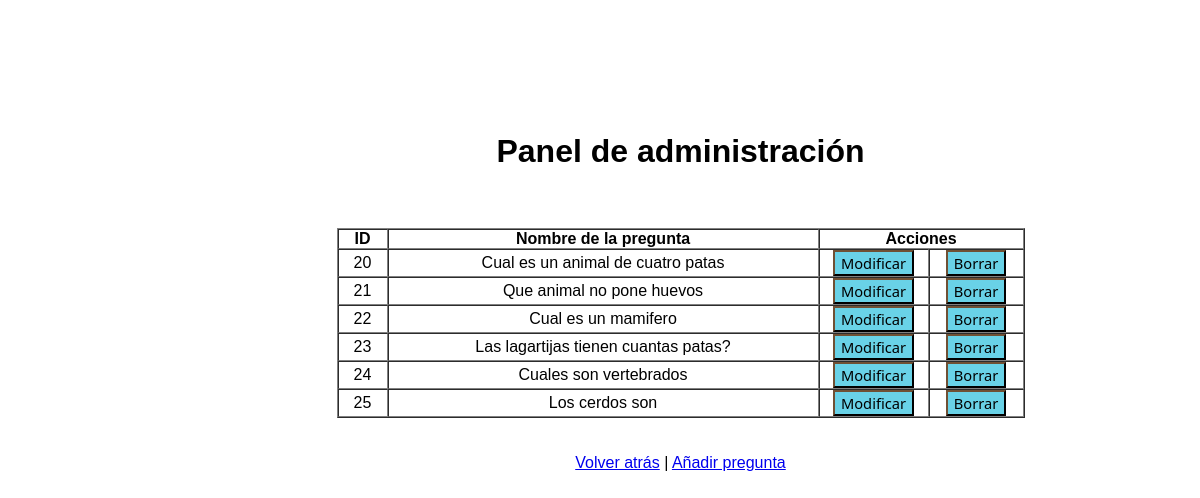
The page /preguntas.php?id_cuestionario=2 on the database its author committed.
### tables this page shows
CREATE TABLE IF NOT EXISTS `preguntas` (
  `id` int(11) NOT NULL AUTO_INCREMENT,
  `id_cuestionario` int(11) NOT NULL DEFAULT '0',
  `id_pregunta_cuestionario` int(11) NOT NULL,
  `imagen` text,
  `veces_respondida` int(11) NOT NULL DEFAULT '0',
  `pregunta` text,
  `id_respuesta1` tinyint(4) DEFAULT '0',
  `respuesta1` text,
  `respuesta1_comprobacion` tinyint(4) DEFAULT '0',
  `id_respuesta2` tinyint(4) DEFAULT '0',
  `respuesta2` text,
  `respuesta2_comprobacion` tinyint(4) DEFAULT '0',
  `id_respuesta3` tinyint(4) DEFAULT '0',
  `respuesta3` text,
  `respuesta3_comprobacion` tinyint(4) DEFAULT '0',
  `id_respuesta4` tinyint(4) DEFAULT '0',
  `respuesta4` text,
  `respuesta4_comprobacion` tinyint(4) DEFAULT '0',
  PRIMARY KEY (`id`)
);

### preguntas.php (the view, shortened to what this page needs)
<!doctype html>
<html>
<head>
<link rel="stylesheet" href="estilo.css">
</head>
<body bgcolor="#99B3FF">
<table width="993" border="0" cellspacing="0" cellpadding="0">
  <tbody>
    <tr>
      <td width="975" height="104">
      </td>
    </tr>
    <tr>
      <td height="313" align="center" valign="top"><h1>Panel de administración</h1><br><br>
        <table width="688" border="1" cellspacing="0" cellpadding="0">
          <tbody>
            <tr align="center" valign="middle" class="cabecera">
              <td width="48" align="center" valign="middle"><strong>ID</strong></td>
              <td width="429"><strong>Nombre de la pregunta</strong></td>
              <td colspan="2" align="center" valign="middle"><strong>Acciones</strong></td>
            </tr>
 <?php
	$sql_pregunta = mysql_query("SELECT * FROM preguntas WHERE id_cuestionario = '".$_GET['id_cuestionario']."'");
	$check_numero_filas = mysql_num_rows($sql_pregunta);
	for ($i = 0; $i < $check_numero_filas; $i++)
	{
		$check_pregunta = mysql_fetch_array($sql_pregunta);
		?>
            <tr>
              <td width="48" align="center" valign="middle"><?=$check_pregunta[0]?></td>
              <td width="429"><?=$check_pregunta[5]?></td>
              <td width="108" align="center" valign="middle">
              <form action="modificar_pregunta.php" method="post">
              <input type="submit" name="enviar" value="Modificar" />
              </form>
              </td>
              <td width="93" align="center" valign="middle">
              <form action="borrar_pregunta.php" method="post">
              <input type="submit" name="enviar" value="Borrar" />
              </form>
              </td>
            </tr>
        <?php
	}
	?>
          </tbody>
      </table><br><br>
      <a href="cuestionarios.php">Volver atrás</a> | <a href="anadir_pregunta.php?id_cuestionario=<?=$_GET['id_cuestionario']?>">Añadir pregunta</a>
      </td>
    </tr>
    <tr>
      <td height="152"></td>
    </tr>
  </tbody>
</table>
</body>
</html>

### estilo.css (style rules this page uses)
body { padding-left: 11em; font-family:Arial, Helvetica, sans-serif; text-color: black; background-color: white }
h1 { font-family:Arial, Helvetica, sans-serif text-align: center; }
input { background:#ADD7F4; transition-property: background; transition-duration: 0.3s; transition-timing-function: ease; transition-delay: 0; border-color: #1C140D; border-width: 2; background-radius: 0; background-color: #69D2E7; font-family: "Segoe UI", Helvetica, Arial, sans-serif; font-size: 11pt; text-fill: #1C140D; text-align:center; }
table { alignment-adjust: auto; alignment-baseline: central; text-align: center; }
.cabecera { text-align: center; }

### rows shown on the page
preguntas: id "20", pregunta "Cual es un animal de cuatro patas"
preguntas: id "21", pregunta "Que animal no pone huevos"
preguntas: id "22", pregunta "Cual es un mamifero"
preguntas: id "23", pregunta "Las lagartijas tienen cuantas patas?"
preguntas: id "24", pregunta "Cuales son vertebrados"
preguntas: id "25", pregunta "Los cerdos son"
